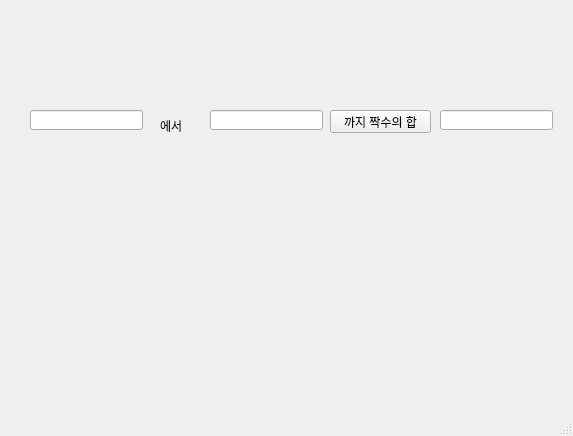
<?xml version="1.0" encoding="UTF-8"?>
<ui version="4.0">
 <class>MainWindow</class>
 <widget class="QMainWindow" name="MainWindow">
  <property name="geometry">
   <rect>
    <x>0</x>
    <y>0</y>
    <width>573</width>
    <height>436</height>
   </rect>
  </property>
  <property name="windowTitle">
   <string>MainWindow</string>
  </property>
  <widget class="QWidget" name="centralwidget">
   <widget class="QLineEdit" name="le1">
    <property name="geometry">
     <rect>
      <x>30</x>
      <y>110</y>
      <width>113</width>
      <height>20</height>
     </rect>
    </property>
   </widget>
   <widget class="QPushButton" name="pb">
    <property name="geometry">
     <rect>
      <x>330</x>
      <y>110</y>
      <width>101</width>
      <height>23</height>
     </rect>
    </property>
    <property name="text">
     <string>까지 짝수의 합</string>
    </property>
   </widget>
   <widget class="QLabel" name="label_3">
    <property name="geometry">
     <rect>
      <x>160</x>
      <y>120</y>
      <width>56</width>
      <height>12</height>
     </rect>
    </property>
    <property name="text">
     <string>에서</string>
    </property>
   </widget>
   <widget class="QLineEdit" name="le2">
    <property name="geometry">
     <rect>
      <x>210</x>
      <y>110</y>
      <width>113</width>
      <height>20</height>
     </rect>
    </property>
   </widget>
   <widget class="QLineEdit" name="le3">
    <property name="geometry">
     <rect>
      <x>440</x>
      <y>110</y>
      <width>113</width>
      <height>20</height>
     </rect>
    </property>
   </widget>
  </widget>
  <widget class="QMenuBar" name="menubar">
   <property name="geometry">
    <rect>
     <x>0</x>
     <y>0</y>
     <width>573</width>
     <height>21</height>
    </rect>
   </property>
  </widget>
  <widget class="QStatusBar" name="statusbar"/>
 </widget>
 <resources/>
 <connections/>
</ui>
